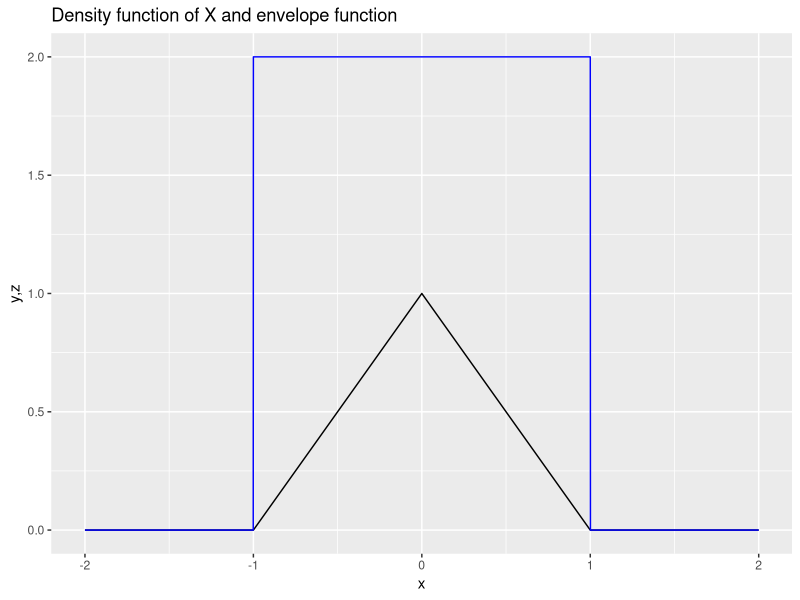
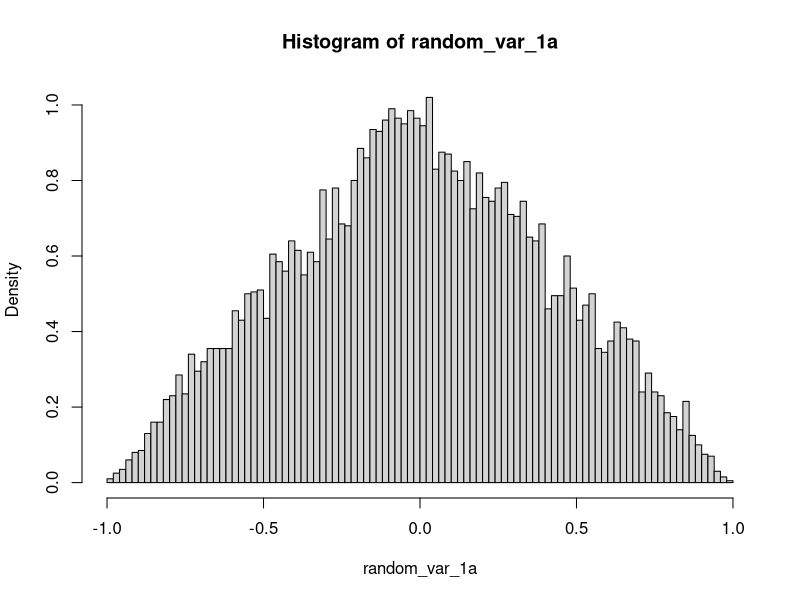
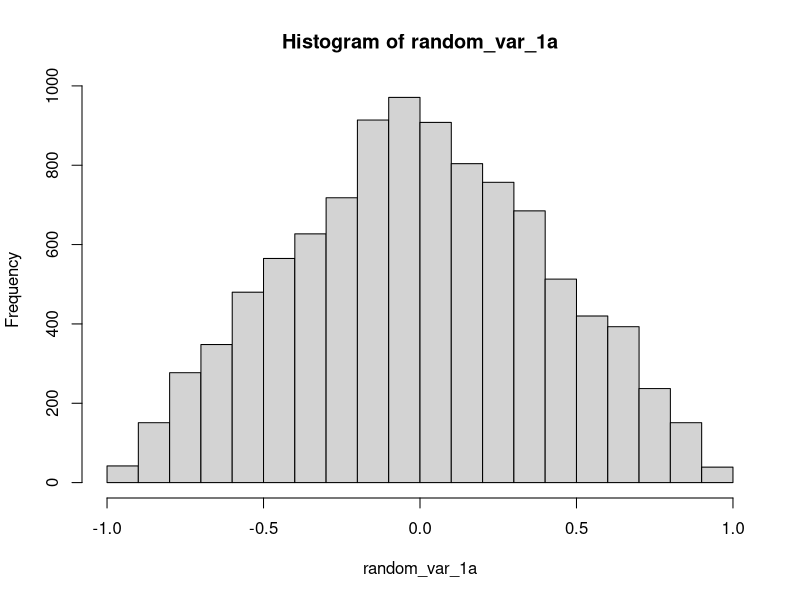
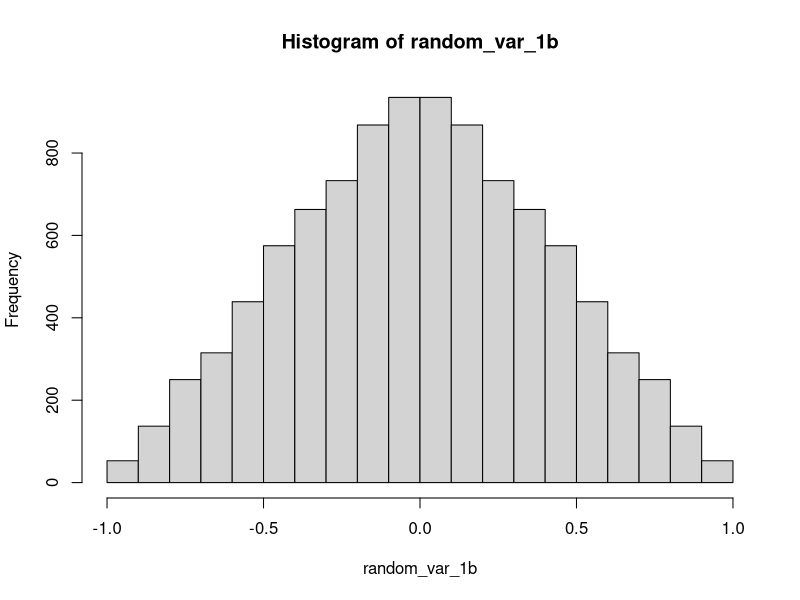
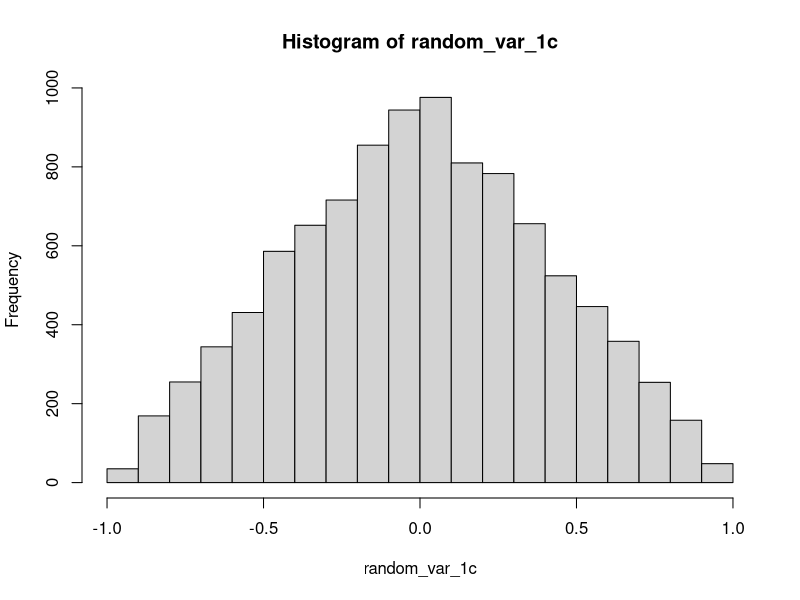

These figures' R source, in order:
########################## INIT CODE ###########################################
rm(list = ls())

########################## [ 1 a ] #############################################
# Since we need to find a envelope function for the density function, so we need
# to plot the density function first. let $ x \in [-3, 3] $, and we know it's  
# triangle sharped function. We also can plot it using the code below.
# the target function g(x) = 1 in the range [-1,1], otherwise g(x) = 0
# since we set a = 0.5, so e(x) = g / a = 2

x <- seq(-2, 2, by = 0.001)
y <- rep(0, length(x))
z <- rep(0, length(x))

x1_index <- which(x > 1 | x < -1)
x2_index <- which(x >= -1 & x <= 0)
x3_index <- which(x > 0 & x <= 1)

y[x1_index] <- 0
y[x2_index] <- x[x2_index] + 1
y[x3_index] <- 1 - x[x3_index]

z0_index <- which(x > 1 | x < -1)
z1_index <- which(x >= -1 & x <= 1)

z[z1_index] <- 2
z[-z1_index] <- 0

data <- data.frame(x, y, z)

# After we get the plot, we can see that the density function is a triangle
# we will use an envelope function to cover the density function, and we can
# use function $ g(x) = 1 $ to cover the density function in the [-1,1] range. 

graph <- ggplot2::ggplot(data) +
  ggplot2::geom_line(mapping=ggplot2::aes(x=x,y=y)) + 
  ggplot2::geom_line(mapping=ggplot2::aes(x=x,y=z),color="blue") + 
  ggplot2::ggtitle("Density function of X and envelope function") +
  ggplot2::xlab("x") +
  ggplot2::ylab("y,z")


graph

# Now we will write a code for the rejection sampling algorithm
# our g function is g(x) = 1 in the range [-1,1], otherwise g(x) = 0
# our e function is e(x) = 1 / a in the range [-1,1], otherwise e(x) = 0
# we will use a = 0.5 here

generate_random_var_1a <- function(n, a) {
  samples <- numeric(n)
  # Generate a sample from the proposal distribution in [-1,1]
  count <- 1
  e <- 1 / a

  while (count <= n) {

    x <- runif(1, -1, 1)
    # Calculate the acceptance probability
    u <- runif(1)

    # since g will always be 1 in the range [-1,1], so y = 1
    # f1(Y) = 1 - Y and e(Y) = 1 / a = 2
    # f2(Y) = Y + 1 and e(Y) = 1 / a = 2
    # so we have f(Y) / e(Y) = (1 - Y) / 2 or Y+1 / e

    # Calculate the acceptance probability

    if (x > 0 && u <= (1 - x) / e) {
      samples[count] <- x
      count <- count + 1
    }

    if (x <= 0 && u <= (x + 1) / e) {
      samples[count] <- x
      count <- count + 1
    }
  }

  return(samples)
}

a <- 0.5
random_var_1a <- generate_random_var_1a(10000, a)
hist(random_var_1a,freq = FALSE, nclass=100)
hist(random_var_1a,breaks = "Sturges")
var_of_random_var_1a <- var(random_var_1a)
cat("variance of 1st method is",var_of_random_var_1a)
########################## [ 1 b ] #############################################
# To generate a random variable from the density function using Inverse CDF,
# we will need to calculate the CDF function first.

# CDF function

# in range (-inf,-1) we get CDF = 0
# in range (-1,0) we get CDF = \frac{x^2}{2} + x
# in range (0,1)  we get CDF = x - \frac{x^2}{2}
# in range (1,+inf)  we get CDF = 1

# Since -Y has a triangle  distribution on [-1,0], so we have F^{-1} in [-1,0) is x = -1 + sqrt(1-2y)
# Also we have F^{-1} in [0,1] range is x =  1 - sqrt(1-2y)

# The following is the function to generate a random variable from it

generate_random_var_1b <- function(n){
  u <- runif(n)
  x1 <-  - 1 + sqrt(1 - 2 * u)
  x2 <-  1 - sqrt(1 - 2 * u)
  return(c(x1, x2))
}

random_var_1b <- generate_random_var_1b(10000)
hist(random_var_1b)
var_of_random_var_1b <- var(random_var_1b)
cat("variance of 2nd method is",var_of_random_var_1b)
########################## [ 1 c ] #############################################
generate_random_var_1c <- function(n){
  u1_1c <- runif(n)
  u2_1c <- runif(n)
  return(u1_1c - u2_1c)
}

random_var_1c <- generate_random_var_1c(10000)
hist(random_var_1c)
var_of_random_var_1c <- var(random_var_1c)
cat("variance of 3rd method is",var_of_random_var_1c)
########################## [ 1 d ] #############################################
# Since we already plot the data, we will generate the variable of 1a to 1c

# since the 1c is the simplest way to generate the random variable, but since it 
# can not adapt to some specific distribution, for 1b , since we need to calculate 
# CDF and inverse function, in some cases, it's hard to do that, so we will use 
# 1a to generate the random variable.
